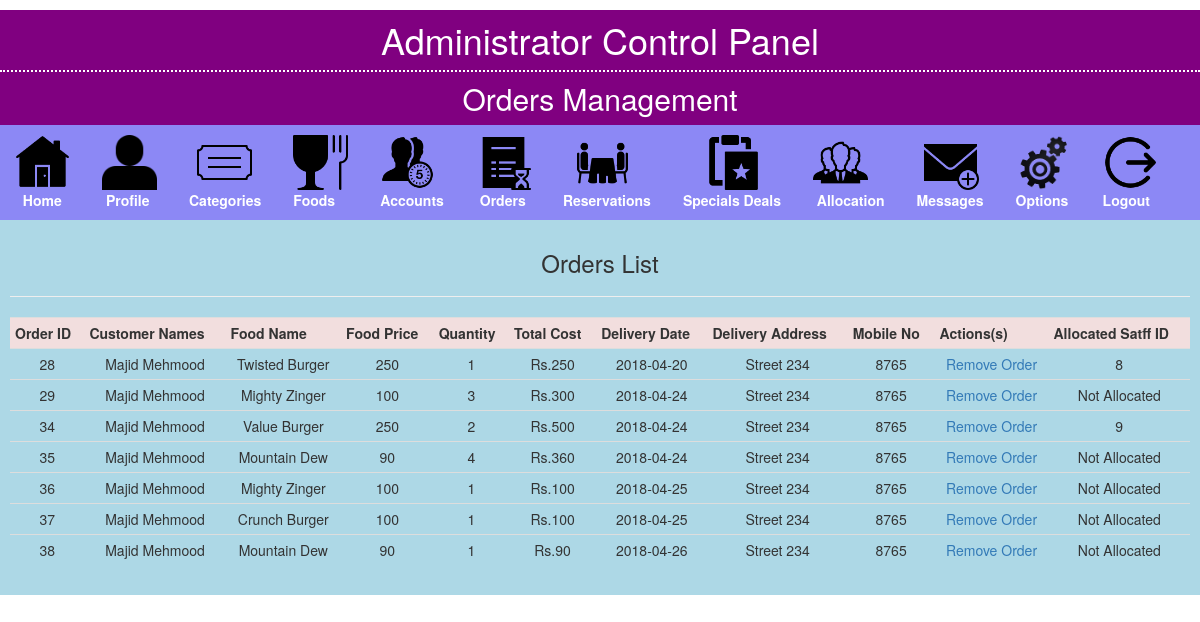
The app's page /admin/orders.php (signed in) with its own data.
### tables this page shows
CREATE TABLE IF NOT EXISTS `members` (
  `member_id` int(11) unsigned NOT NULL AUTO_INCREMENT,
  `firstname` varchar(100) DEFAULT NULL,
  `lastname` varchar(100) DEFAULT NULL,
  `login` varchar(100) NOT NULL DEFAULT '',
  `passwd` varchar(32) NOT NULL DEFAULT '',
  `question_id` int(5) NOT NULL,
  `answer` varchar(45) NOT NULL,
  PRIMARY KEY (`member_id`)
);

CREATE TABLE IF NOT EXISTS `orders_details` (
  `order_id` int(10) NOT NULL AUTO_INCREMENT,
  `member_id` int(10) NOT NULL,
  `billing_id` int(10) NOT NULL,
  `cart_id` int(15) NOT NULL,
  `delivery_date` date NOT NULL,
  `StaffID` int(15) NOT NULL,
  `flag` int(1) NOT NULL,
  `time_stamp` time NOT NULL,
  PRIMARY KEY (`order_id`)
);

CREATE TABLE IF NOT EXISTS `food_details` (
  `food_id` int(15) NOT NULL AUTO_INCREMENT,
  `food_name` varchar(45) NOT NULL,
  `food_description` text NOT NULL,
  `food_price` float NOT NULL,
  `food_photo` varchar(45) NOT NULL,
  `food_category` int(15) NOT NULL,
  PRIMARY KEY (`food_id`)
);

CREATE TABLE IF NOT EXISTS `quantities` (
  `quantity_id` int(5) NOT NULL AUTO_INCREMENT,
  `quantity_value` int(5) NOT NULL,
  PRIMARY KEY (`quantity_id`)
);

CREATE TABLE IF NOT EXISTS `cart_details` (
  `cart_id` int(15) NOT NULL AUTO_INCREMENT,
  `member_id` int(15) NOT NULL,
  `food_id` int(15) NOT NULL,
  `quantity_id` int(15) NOT NULL,
  `total` float NOT NULL,
  `flag` int(1) NOT NULL,
  PRIMARY KEY (`cart_id`)
);

CREATE TABLE IF NOT EXISTS `billing_details` (
  `billing_id` int(10) NOT NULL AUTO_INCREMENT,
  `member_id` int(15) NOT NULL,
  `Street_Address` varchar(100) NOT NULL,
  `P_O_Box_No` varchar(15) NOT NULL,
  `City` text NOT NULL,
  `Mobile_No` varchar(15) NOT NULL,
  `Landline_No` varchar(15) DEFAULT NULL,
  PRIMARY KEY (`billing_id`)
);

### admin/orders.php (the view, shortened to what this page needs)
<?php
$result=mysql_query("SELECT members.member_id, members.firstname, members.lastname, billing_details.Street_Address, billing_details.Mobile_No, orders_details.*, food_details.*, cart_details.*, quantities.* FROM members, billing_details, orders_details, quantities, food_details, cart_details WHERE members.member_id=orders_details.member_id AND billing_details.billing_id=orders_details.billing_id AND orders_details.cart_id=cart_details.cart_id AND cart_details.food_id=food_details.food_id AND cart_details.quantity_id=quantities.quantity_id")
or die("There are no records to display ... \n" . mysql_error());
?>
<!DOCTYPE html>
<html>
<head>
<link href="stylesheets/admin_styles.css" rel="stylesheet" type="text/css" />
  <link rel="stylesheet"  href="../Assests/css/font-awesome.min.css">
  <link rel="stylesheet" href="https://maxcdn.bootstrapcdn.com/bootstrap/3.3.7/css/bootstrap.min.css">
<link rel="stylesheet"  href="../Assests/css/animate_css_stylesheet.css">
</head>
<body>
	<div class="container" style="margin-top: 10px; padding:0px;">
		<div class="row">
		<h1 id="title">Administrator Control Panel</h1>
		 <h2 id="subtitle">Orders Management</h2>
		<ul id="navbar" class="nav nav-pills">
			<li><a href="index.php"> <img src="../Assests/admin_icons/13.png" width="55px" height="55px"><br> &nbsp; Home</a></li>
			<li> <a href="profile.php"> <img src="../Assests/admin_icons/2.png" width="55px" height="55px"><br>&nbsp;Profile</a> </li>
			<li> <a href="categories.php"> &nbsp;&nbsp;<img src="../Assests/admin_icons/3.png" width="55px" height="55px"><br>Categories</a> </li>
			<li> <a href="foods.php"> <img src="../Assests/admin_icons/4.png" width="55px" height="55px"><br>Foods</a> </li>
			<li> <a href="accounts.php"> <img src="../Assests/admin_icons/5.png" width="55px" height="55px"><br>Accounts</a> </li>
			<li> <a href="orders.php"> <img src="../Assests/admin_icons/6.png" width="55px" height="55px"><br>&nbsp;Orders</a> </li>
			<li> <a href="reservations.php">&nbsp;&nbsp; <img src="../Assests/admin_icons/7.png" width="55px" height="55px"><br>Reservations</a> </li>
			<li> <a href="specials.php"> &nbsp;&nbsp;&nbsp;&nbsp;&nbsp;&nbsp;<img src="../Assests/admin_icons/8.png" width="55px" height="55px"><br>Specials Deals</a> </li>
			<li> <a href="allocation.php"> <img src="../Assests/admin_icons/9.png" width="55px" height="55px"><br>&nbsp;Allocation</a> </li>
			<li> <a href="messages.php"> &nbsp; <img src="../Assests/admin_icons/10.png" width="55px" height="55px"><br>Messages</a> </li>
			<li> <a href="options.php"> <img src="../Assests/admin_icons/1.png" width="55px" height="55px"><br> Options</a> </li>
			<li> <a href="logout.php"> <img src="../Assests/admin_icons/11.png" width="55px" height="55px"><br> Logout</a> </li>
    </ul>
	</div>
		<div class="row" style="background:lightblue; padding:10px;">
			 <h3 style="text-align: center;">Orders List</h3> <hr>
			 <table class="table table-responsive table-condensed table-hover" style="text-align:center;">
			 <tr class="danger">
			 <th>Order ID</th>
			 <th>Customer Names</th>
			 <th>Food Name</th>
			 <th>Food Price</th>
			 <th>Quantity</th>
			 <th>Total Cost</th>
			 <th>Delivery Date</th>
			 <th>Delivery Address</th>
			 <th>Mobile No</th>
			 <th>Actions(s)</th>
			 <th>Allocated Satff ID</th>
			 </tr>
			 <?php
			 while ($row=mysql_fetch_assoc($result)){
			 echo "<tr>";
			 echo "<td>" . $row['order_id']."</td>";
			 echo "<td>" . $row['firstname']."\t".$row['lastname']."</td>";
			 echo "<td>" . $row['food_name']."</td>";
			 echo "<td>" . $row['food_price']."</td>";
			 echo "<td>" . $row['quantity_value']."</td>";
			 echo "<td>" ."Rs.". $row['total']."</td>";
			 echo "<td>" . $row['delivery_date']."</td>";
			 echo "<td>" . $row['Street_Address']."</td>";
			 echo "<td>" . $row['Mobile_No']."</td>";
			 echo '<td><a href="delete-order.php?id=' . $row['order_id'] . '">Remove Order</a></td>';
			 if($row['StaffID']==0){echo "<td> Not Allocated </td>";}
			 if($row['StaffID']!=0){echo "<td>" . $row['StaffID']."</td>";}
			 echo "</tr>";
			 }
			 ?>
			 </table>
		 </div>
	</div>
</body>
</html>

### admin/stylesheets/admin_styles.css (style rules this page uses)
#title { color: white ; text-align: center; background: purple; margin: 0px; padding: 10px; }
#subtitle { color: white ; text-align: center; background: purple; margin: 0px; padding: 10px; border-top: 2px dotted white; }
#navbar { background: #8C88F5 ; color:white; }
#navbar li a { color: white; font-weight: bold; }
th { font-weight: bold; text-align: left; }

### records on screen
members: orders_details.order_id "28", firstname "Majid", lastname "Mehmood", food_details.food_name "Twisted Burger", food_details.food_price "250", quantities.quantity_value "1", cart_details.total "250", orders_details.delivery_date "2018-04-20", billing_details.Street_Address "Street 234", billing_details.Mobile_No "8765", orders_details.StaffID "8", orders_details.order_id "29", food_details.food_name "Mighty Zinger", food_details.food_price "100", quantities.quantity_value "3", cart_details.total "300", orders_details.delivery_date "2018-04-24", shows "Not Allocated", orders_details.order_id "34", food_details.food_name "Value Burger", quantities.quantity_value "2", cart_details.total "500", orders_details.StaffID "9", orders_details.order_id "35", food_details.food_name "Mountain Dew", food_details.food_price "90", quantities.quantity_value "4", cart_details.total "360", orders_details.order_id "36", cart_details.total "100", orders_details.delivery_date "2018-04-25", orders_details.order_id "37", food_details.food_name "Crunch Burger", orders_details.order_id "38", cart_details.total "90", orders_details.delivery_date "2018-04-26"
